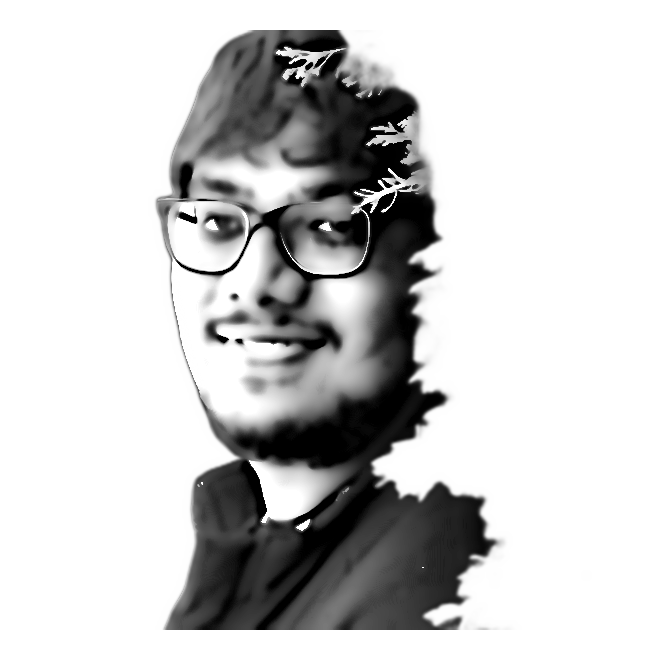
#> input picture source-prepped.png, 659 x 659 px
$ python make_rain_portrait_svg.py
#> lines starting #> are read from the running program, lines starting #| are printed output that depends on the picture
"""
"Rain reveal" poster: the portrait is drawn as thousands of short vertical
light streaks on black (brighter where the photo is lit), each column falling
into place from the top with a bright drop riding the edge, then holding.
Below it, a metallic title with a slow shimmer. Faint background rain keeps
drifting forever so the card never feels frozen.

Pure SVG (SMIL), no scripts or external assets, so GitHub animates it when
embedded with <img>.

Inputs (both written by prep_photo.py):
    source-prepped.png   grayscale subject on white
    source-mask.png      subject alpha, same crop

    python scripts/make_rain_portrait_svg.py [prepped.png] [mask.png] [out.svg]

Env overrides: TITLE_SMALL, TITLE_BIG, COLS, ROWS, STATIC=1 (frozen frame).
"""
import html
import os
import random
import sys

from PIL import Image

HERE = os.path.dirname(os.path.abspath(__file__))
ROOT = os.path.join(HERE, "..")
SRC = sys.argv[1] if len(sys.argv) > 1 else os.path.join(ROOT, "source-prepped.png")
MASK = sys.argv[2] if len(sys.argv) > 2 else os.path.join(ROOT, "source-mask.png")
OUT = sys.argv[3] if len(sys.argv) > 3 else os.path.join(ROOT, "rain-portrait.svg")

TITLE_SMALL = os.environ.get("TITLE_SMALL", "SENIOR QA AUTOMATION ENGINEER")
TITLE_BIG = os.environ.get("TITLE_BIG", "PRASANNA VENKATESH")
STATIC = bool(os.environ.get("STATIC"))

# ---- canvas ----------------------------------------------------------------
W, H = 900, 720
PORTRAIT = 460                       # square portrait area, px
PX, PY = (W - PORTRAIT) / 2, 24      # top-left of portrait area
COLS = int(os.environ.get("COLS", 112))
ROWS = int(os.environ.get("ROWS", 150))
PITCH_X = PORTRAIT / COLS
PITCH_Y = PORTRAIT / ROWS
STROKE = max(1.0, PITCH_X * 0.32)

BG = "#000000"
INK = "#e6e6e6"
DROP = "#ffffff"
LEVELS = [0.10, 0.22, 0.36, 0.52, 0.72, 1.0]   # stroke-opacity buckets

# ---- reveal timing (seconds) ---------------------------------------------
COL_DUR = 1.3           # how long one column takes to rain down
MAX_DELAY = 1.6         # columns start at random times in [0, MAX_DELAY]
TITLE_AT = MAX_DELAY + COL_DUR * 0.6

random.seed(29)

# ---- 1. sample photo + mask into a COLS x ROWS brightness grid -----------
im = Image.open(SRC).convert("L").resize((COLS, ROWS), Image.LANCZOS)
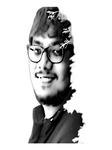
#> im: PIL image 112x150 L; min 0, max 255, mean 203.1
mk = Image.open(MASK).convert("L").resize((COLS, ROWS), Image.LANCZOS)
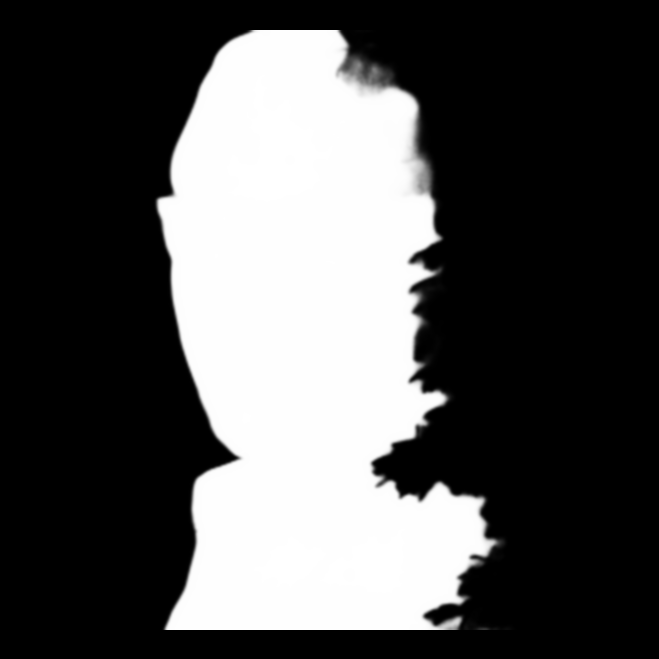
#> input picture source-mask.png, 659 x 659 px
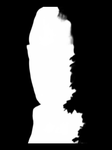
#> mk: PIL image 112x150 L; min 0, max 255, mean 82.1
px, mpx = im.load(), mk.load()

columns = []   # per column: list of (y, length, level_index)
for cx in range(COLS):
    segs = []
    for ry in range(ROWS):
        m = mpx[cx, ry] / 255.0
        if m < 0.35:
            continue
        lum = px[cx, ry] / 255.0
        # lit skin -> bright, hair/jacket -> faint but present (keeps the silhouette)
        b = (0.08 + 0.92 * lum ** 1.15) * min(1.0, (m - 0.35) / 0.4)
        lvl = min(len(LEVELS) - 1, int(b * len(LEVELS)))
        length = PITCH_Y * (0.35 + 0.65 * b) * random.uniform(0.8, 1.2)
        segs.append((ry * PITCH_Y, length, lvl))
    columns.append(segs)
#> after the loop, columns = 112 items, first 6: [], [], [], [], [], []

# ---- 2. build SVG ----------------------------------------------------------
P = []
P.append(f'<svg xmlns="http://www.w3.org/2000/svg" width="{W}" height="{H}" viewBox="0 0 {W} {H}">')
P.append('<defs>')
# metallic fill for the title
P.append('<linearGradient id="metal" x1="0" y1="0" x2="0" y2="1">'
         '<stop offset="0" stop-color="#ffffff"/><stop offset="0.35" stop-color="#d4d4d4"/>'
         '<stop offset="0.5" stop-color="#7a7a7a"/><stop offset="0.55" stop-color="#f2f2f2"/>'
         '<stop offset="0.8" stop-color="#9a9a9a"/><stop offset="1" stop-color="#ffffff"/>'
         '</linearGradient>')
# moving highlight swept across the title
shine_anim = '' if STATIC else (
    '<animate attributeName="x1" values="-1.2;1.4" dur="4s" begin="2s" repeatCount="indefinite"/>'
    '<animate attributeName="x2" values="-0.6;2.0" dur="4s" begin="2s" repeatCount="indefinite"/>')
P.append(f'<linearGradient id="shine" x1="-1.2" y1="0" x2="-0.6" y2="0">'
         f'<stop offset="0" stop-color="#fff" stop-opacity="0"/>'
         f'<stop offset="0.5" stop-color="#fff" stop-opacity="0.55"/>'
         f'<stop offset="1" stop-color="#fff" stop-opacity="0"/>{shine_anim}</linearGradient>')
# fade the bottom of the portrait so it dissolves into the rain
P.append(f'<linearGradient id="fadeg" x1="0" y1="0" x2="0" y2="1">'
         f'<stop offset="0" stop-color="#fff"/><stop offset="0.82" stop-color="#fff"/>'
         f'<stop offset="1" stop-color="#fff" stop-opacity="0"/></linearGradient>'
         f'<mask id="fade"><rect x="{PX}" y="{PY}" width="{PORTRAIT}" height="{PORTRAIT}" fill="url(#fadeg)"/></mask>')
P.append('<filter id="glow" x="-10%" y="-30%" width="120%" height="160%">'
         '<feGaussianBlur stdDeviation="3"/></filter>')
# one top-down clip per column drives the rain-in reveal
if not STATIC:
    for cx in range(COLS):
        if not columns[cx]:
            continue
        delay = random.uniform(0, MAX_DELAY)
        x = PX + cx * PITCH_X
        P.append(f'<clipPath id="c{cx}"><rect x="{x - PITCH_X:.2f}" y="{PY}" width="{PITCH_X * 2:.2f}" height="0">'
                 f'<animate attributeName="height" from="0" to="{PORTRAIT}" begin="{delay:.2f}s" '
                 f'dur="{COL_DUR}s" fill="freeze"/></rect></clipPath>')
        columns[cx] = (delay, columns[cx])
#> after the loop, P = 64 items
    columns = [c if isinstance(c, tuple) else (0.0, c) for c in columns]
#> columns = 112 items
else:
    columns = [(0.0, c) for c in columns]
P.append('</defs>')

P.append(f'<rect width="{W}" height="{H}" fill="{BG}"/>')

# ---- faint background rain, looping forever --------------------------------
P.append(f'<g stroke="{INK}" stroke-width="1" stroke-linecap="round">')
for _ in range(70):
    x = random.uniform(0, W)
    ln = random.uniform(40, 260)
    op = random.uniform(0.04, 0.13)
    y0 = random.uniform(-H, H)
    dur = random.uniform(7, 16)
    anim = '' if STATIC else (f'<animateTransform attributeName="transform" type="translate" '
                              f'from="0 {-H}" to="0 {H}" dur="{dur:.1f}s" begin="{random.uniform(-dur, 0):.1f}s" '
                              f'repeatCount="indefinite"/>')
    P.append(f'<line x1="{x:.1f}" y1="{y0:.1f}" x2="{x:.1f}" y2="{y0 + ln:.1f}" stroke-opacity="{op:.2f}">{anim}</line>')
#> after the loop, P = 137 items
P.append('</g>')

# ---- the portrait: per column, one path per brightness level ----------------
P.append(f'<g mask="url(#fade)" stroke="{INK}" stroke-width="{STROKE:.2f}" stroke-linecap="round" fill="none">')
for cx, (delay, segs) in enumerate(columns):
    if not segs:
        continue
    x = PX + cx * PITCH_X + PITCH_X / 2
    by_level = {}
    for y, ln, lvl in segs:
        by_level.setdefault(lvl, []).append(f'M{x:.1f} {PY + y:.1f}v{ln:.1f}')
    clip = '' if STATIC else f' clip-path="url(#c{cx})"'
    P.append(f'<g{clip}>')
    for lvl, ds in sorted(by_level.items()):
        P.append(f'<path stroke-opacity="{LEVELS[lvl]}" d="{"".join(ds)}"/>')
    P.append('</g>')
    if not STATIC:
        # bright drop riding the reveal edge
        P.append(f'<line x1="{x:.1f}" x2="{x:.1f}" y1="{PY - 22}" y2="{PY}" stroke="{DROP}" stroke-opacity="0" stroke-width="{STROKE:.2f}">'
                 f'<animateTransform attributeName="transform" type="translate" from="0 0" to="0 {PORTRAIT + 22}" '
                 f'begin="{delay:.2f}s" dur="{COL_DUR}s" fill="freeze"/>'
                 f'<set attributeName="stroke-opacity" to="0.9" begin="{delay:.2f}s"/>'
                 f'<set attributeName="stroke-opacity" to="0" begin="{delay + COL_DUR:.2f}s"/></line>')
#> this loop made 112 passes
#> (delay, x, clip) on passes 28 to 39: (0.629, 332.9, ' clip-path="url(#c27)"'), (0.0175, 337.1, ' clip-path="url(#c28)"'), (1.42, 341.2, ' clip-path="url(#c29)"'), (1.07, 345.3, ' clip-path="url(#c30)"'), (0.56, 349.4, ' clip-path="url(#c31)"'), (1.32, 353.5, ' clip-path="url(#c32)"'), (0.413, 357.6, ' clip-path="url(#c33)"'), (1.51, 361.7, ' clip-path="url(#c34)"'), (0.22, 365.8, ' clip-path="url(#c35)"'), (0.105, 369.9, ' clip-path="url(#c36)"'), (0.0345, 374, ' clip-path="url(#c37)"'), (1.51, 378.1, ' clip-path="url(#c38)"')
#> delay on passes 1 to 6: 0, 0, 0, 0, 0, 0
#> after the loop, P = 595 items
P.append('</g>')

# ---- title -----------------------------------------------------------------
small_y = PY + PORTRAIT + 68
big_y = small_y + 92
# keep the natural width of the big title UNDER textLength so lengthAdjust="spacing"
# stretches letters apart instead of crushing them (Georgia bold ~0.72em/char)
BIG_LEN = W * 0.86
BIG_SIZE = int(min(84, BIG_LEN / (len(TITLE_BIG) * 0.74)))
BIG_SPACING = 2
font = "Georgia, 'Times New Roman', 'DejaVu Serif', serif"
fade_in = '' if STATIC else f'<animate attributeName="opacity" from="0" to="1" begin="{TITLE_AT:.2f}s" dur="1.2s" fill="freeze"/>'
P.append(f'<g opacity="{1 if STATIC else 0}" font-family="{font}" font-weight="700" text-anchor="middle">{fade_in}')
small = html.escape(TITLE_SMALL)
big = html.escape(TITLE_BIG)
P.append(f'<text x="{W/2}" y="{small_y}" font-size="26" letter-spacing="9" fill="url(#metal)" '
         f'stroke="#3a3a3a" stroke-width="0.6" paint-order="stroke">{small}</text>')
# soft glow behind the big title, then the metal text, then the shine pass
P.append(f'<text x="{W/2}" y="{big_y}" font-size="{BIG_SIZE}" letter-spacing="{BIG_SPACING}" fill="#ffffff" opacity="0.35" '
         f'filter="url(#glow)" textLength="{BIG_LEN:.0f}" lengthAdjust="spacing">{big}</text>')
P.append(f'<text x="{W/2}" y="{big_y}" font-size="{BIG_SIZE}" letter-spacing="{BIG_SPACING}" fill="url(#metal)" '
         f'stroke="#2a2a2a" stroke-width="1.2" paint-order="stroke" '
         f'textLength="{BIG_LEN:.0f}" lengthAdjust="spacing">{big}</text>')
P.append(f'<text x="{W/2}" y="{big_y}" font-size="{BIG_SIZE}" letter-spacing="{BIG_SPACING}" fill="url(#shine)" '
         f'textLength="{BIG_LEN:.0f}" lengthAdjust="spacing">{big}</text>')
P.append('</g>')

P.append('</svg>')
svg = "".join(P)
with open(OUT, "w", encoding="utf-8") as f:
    f.write(svg)
segs_total = sum(len(s) for _, s in columns)
#> segs_total = 5523
print(f"wrote {OUT}: {W}x{H}, {segs_total} streaks, {len(svg) // 1024} KB")
#| wrote scripts/../rain-portrait.svg: 900x720, 5523 streaks, 143 KB
